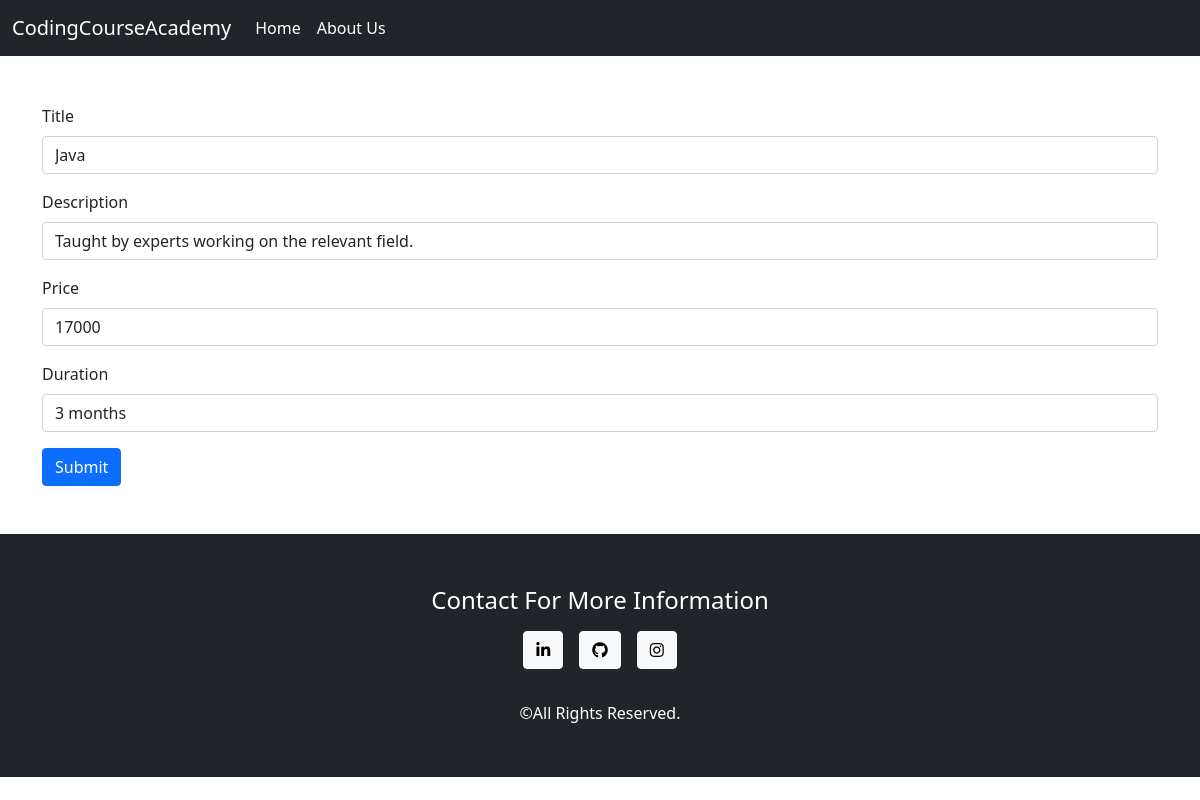
Page /edit/2 on the committed database.
### course_app/models.py (models this page shows, shortened)
class Course(models.Model):
    title=models.CharField(max_length=50)
    description=models.TextField()
    price=models.IntegerField()
    duration=models.CharField(max_length=25)

### course_app/views.py (the view, shortened to what this page needs)
# urls.py: path('edit/<int:id>',views.edit,name='edit')
def edit(request,id):
   course=Course.objects.get(id=id)
   if request.method=='GET':
    return render(request,'main_app/edit.html',{'course':course})

### course_app/templates/main_app/edit.html (shortened to what this page needs)
{% extends 'core/base.html'%}
{% block content %}
<div class="container">
<form method="POST" >
    <div class="mb-3">
      <label for="title" class="form-label">Title</label>
      <input type="text" class="form-control" id="title" name="title" value="{{course.title}}">
    </div>
    <div class="mb-3">
        <label for="desc" class="form-label">Description</label>
        <input type="text" class="form-control" id="desc" name="desc" value="{{course.description}}">
      </div>
      <div class="mb-3">
        <label for="price" class="form-label">Price</label>
        <input type="text" class="form-control" id="price" name="price" value="{{course.price}}">
      </div>
      <div class="mb-3">
        <label for="duration" class="form-label">Duration</label>
        <input type="text" class="form-control" id="duration" name="duration" value="{{course.duration}}">
      </div>
    <button type="submit" class="btn btn-primary">Submit</button>
  </form>
</div>
{% endblock content %}

### rows in the picture
Course: title "Java", desc "Taught by experts working on the relevant field.", price "17000", duration "3 months"
